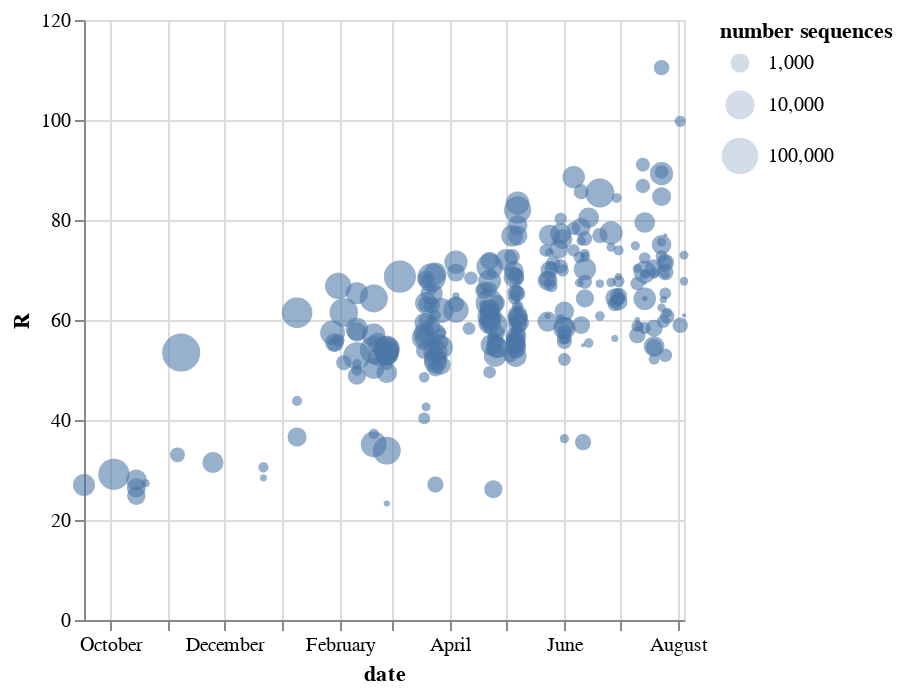

Notebook cell for this chart:
### Markdown cell above
Plot number of sequences versus date, with sizes proportional to log of number of sequences in clade:

### Code cell
(
    alt.Chart(pango_dms_growth_df)
    .encode(
        x="date",
        y="R",
        size=alt.Size("number sequences", scale=alt.Scale(type="log")),
        tooltip=pango_dms_growth_df.columns.tolist(),
    )
    .mark_circle(opacity=0.25)
)

### Figure 1 — Vega-Lite specification as saved in the notebook (floating-point values rounded to 4 significant figures; data arrays with more than 128 entries replaced by an {"elided": "..."} marker saying what was removed)
{"config": {"view": {"continuousWidth": 300, "continuousHeight": 300}}, "data": {"name": "data-98ed7e60a47b58f1e2042cb6755baebc"}, "mark": {"type": "circle", "opacity": 0.25}, "encoding": {"size": {"field": "number sequences", "scale": {"type": "log"}, "type": "quantitative"}, "tooltip": [{"field": "clade", "type": "nominal"}, {"field": "date", "type": "temporal"}, {"field": "n_child_clades", "type": "quantitative"}, {"field": "muts_from_XBB", "type": "nominal"}, {"field": "muts_from_XBB.1.5", "type": "nominal"}, {"field": "muts_from_XBB.1.5_missing_data", "type": "nominal"}, {"field": "DMS_phenotype", "type": "nominal"}, {"field": "phenotype", "type": "quantitative"}, {"field": "phenotype_RBD_only", "type": "quantitative"}, {"field": "phenotype_nonRBD_only", "type": "quantitative"}, {"field": "R", "type": "quantitative"}, {"field": "number sequences", "type": "quantitative"}], "x": {"field": "date", "type": "temporal"}, "y": {"field": "R", "type": "quantitative"}}, "$schema": "https://vega.github.io/schema/vega-lite/v5.8.0.json", "datasets": {"data-98ed7e60a47b58f1e2042cb6755baebc": {"elided": "828 records"}}}
